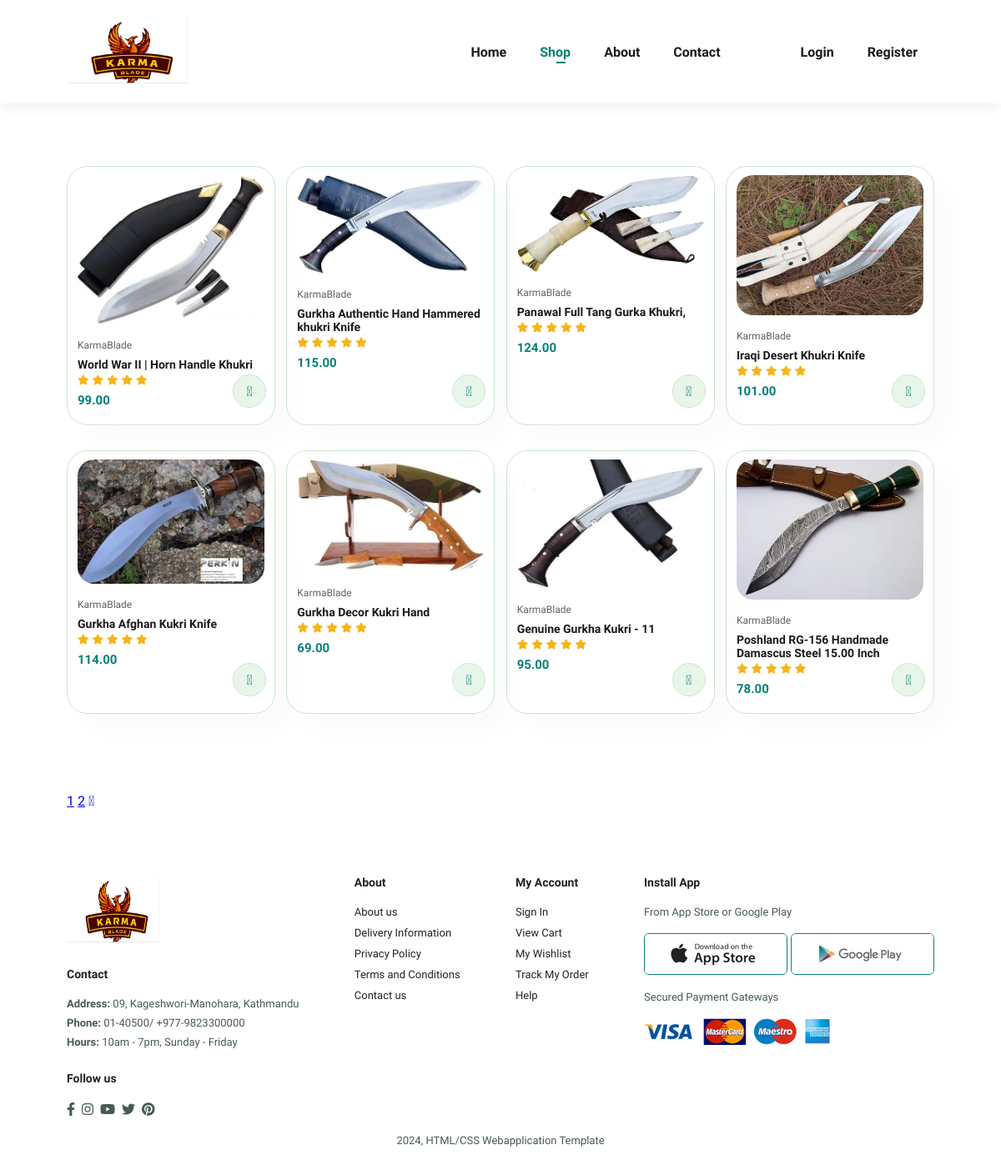
The app's page /shop/ with its own data.
### shop/models.py (models this page shows)
class Product(models.Model):
    product_name=models.CharField(max_length=50 )
    product_detail=models.TextField()
    product_price=models.DecimalField(max_digits=10, decimal_places=2)
    product_image=models.ImageField(upload_to='product_images/')

### KarmaBlade/views.py (the view)
# urls.py: path('shop/', views.shop, name='shop'),
def shop(request):
    ProductData=Product.objects.all()
    data={
        'ProductData': ProductData
    }
    return render(request,'shop.html', data)

### template/shop.html
{%extends 'base.html' %}
{% load static %}
{% block content %}
        <section id="product1" class="section-p1">
            <div class="pro-container">
                {% for n in ProductData %}
                <div class="pro" onclick="window.location.href='sproduct.html';">
                    <img src='{% static n.product_image.url %}' alt="">
                    <div class="des">
                        <span>KarmaBlade</span>
                        <h5>{{n.product_name}}</h5>
                        <div class="star">
                            <i class="fas fa-star"></i>
                            <i class="fas fa-star"></i>
                            <i class="fas fa-star"></i>
                            <i class="fas fa-star"></i>
                            <i class="fas fa-star"></i>
                        </div>
                        <h4>{{n.product_price}}</h4>
                    </div>
                    <a href="#"> <i class="fal fa-shopping-cart cart"></i></a>
                </div>
               {% endfor %}
            </div>
        </section>
        <section id="pagination" class="section-p1">
            <a href="#">1</a>
            <a href="#">2</a>
            <a href="#"><i class="fal fa-long-arrow-alt-right"></i></a>
        </section>
        {% endblock %}

### template/base.html
{% include 'header.html' %}
{% block content%}
{% endblock%}
{% include 'footer.html' %}

### template/header.html (shortened to what this page needs)
<!DOCTYPE html>
<html lang="en">
    <head>
        <link rel="stylesheet" href="https://pro.fontawesome.com/releases/v5.10.0/css/all.css" />
        <link rel="stylesheet" href="/static/css/style.css">
    </head>
    <body>
        <section id="header">
            <a href="#"> <img src="/static/img/logo.png" alt="" class="logo"></a>
            <div>
                <ul id="navbar">
                <li><a class="{% if request.path == '/' %} active {% endif %}" href= "{% url 'home' %}">Home</a></li>
                <li><a class="{% if request.path == '/shop/' %} active {% endif %}" href="{% url 'shop' %}">Shop</a></li>
                <li><a class="{% if request.path == '/about/' %} active {% endif %}" href="{% url 'about' %}">About</a></li>
                <li><a class="{% if request.path == '/contact/' %} active {% endif %}" href="{% url 'contact' %}">Contact</a></li>
                <li id="lg-bag"><a class="{% if request.path == '/cart/' %} active {% endif %}" href="{% url 'cart' %}"><i class="far fa-shopping-bag"></i></a></li>
                <li ><a class="{% if request.path == '/login/' %} active {% endif %}" href="{% url 'login' %}">Login</a></li>
                <li ><a class="{% if request.path == '/register/' %} active {% endif %}" href="{% url 'register' %}">Register</a></li>
                </ul>
            </div>
        </section>

### template/footer.html (shortened to what this page needs)
<footer class="section-p1">
    <div class="col">
        <img class="logo" src="/static/img/logo.png" alt="">
        <h4>Contact</h4>
        <p><strong>Address:</strong> 09, Kageshwori-Manohara, Kathmandu</p>
        <p><strong>Phone:</strong> 01-40500/ +977-9823300000</p>
        <p><strong>Hours:</strong> 10am - 7pm, Sunday - Friday</p>
        <div class="follow">
            <h4>Follow us</h4>
            <div class="icon">
                <i class="fab fa-facebook-f"></i>
                <i class="fab fa-instagram"></i>
                <i class="fab fa-youtube"></i>
                <i class="fab fa-twitter"></i>
                <i class="fab fa-pinterest"></i>
            </div>
        </div>
    </div>
    <div class="col">
        <h4>About</h4>
        <a href="#">About us</a>
        <a href="#">Delivery Information</a>
        <a href="#">Privacy Policy</a>
        <a href="#">Terms and Conditions</a>
        <a href="#">Contact us</a>
    </div>
    <div class="col">
        <h4>My Account</h4>
        <a href="#">Sign In</a>
        <a href="#">View Cart</a>
        <a href="#">My Wishlist</a>
        <a href="#">Track My Order</a>
        <a href="#">Help</a>
    </div>
    <div class="col install">
        <h4>Install App</h4>
        <p>From App Store or Google Play</p>
        <div class="row">
            <img src="/static/img/pay/app.jpg" alt="">
            <img src="/static/img/pay/play.jpg" alt="">
        </div>
        <p>Secured Payment Gateways</p>
        <img src="/static/img/pay/pay.png" alt="">
    </div>
    <div class="copyright">
        <p>2024, HTML/CSS Webapplication Template</p>
    </div>
</footer>
</body>
</html>

### static/css/style.css (style rules this page uses)
* { margin: 0; padding: 0; box-sizing: border-box; font-family: "Spartan", sans-serif; }
html { scroll-behavior: smooth; }
h4 { font-size: 20px; color: #222; }
p { font-size: 16px; color: #465b52; margin: 15px 0 20px 0; }
.section-p1 { padding: 40px 80px; }
body { width: 100%; }
#header { display: flex; align-items: center; justify-content: space-between; padding: 20px 80px; background: #fff; box-shadow: 0 5px 15px rgb(0, 0, 0, 0.06); z-index: 999; position: sticky; top: 0; left: 0; }
#header .logo { width:100%; height: 10vh; outline: none; }
#navbar { display: flex; align-items: center; justify-content: center; }
#navbar li { list-style: none; padding: 0 20px; }
#navbar li a { text-decoration: none; position: relative; font-size: 16px; font-weight: 600; color: #1a1a1a; transition: 0.3s ease; }
#navbar li a i { color: #000; }
#navbar li a:hover, #navbar li a.active { color: #088178; }
#navbar li a.active::after, #navbar li a:hover::after { content: ""; width: 30%; height: 2px; position: absolute; background: #088178; bottom: -4px; left: 20px; }
#product1 { text-align: center; }
#product1 .pro-container { display: flex; justify-content: space-between; padding-top: 20px; flex-wrap: wrap; }
#product1 .pro { width: 23%; min-width: 250px; padding: 10px 12px; border: 1px solid #cce7d0; border-radius: 25px; cursor: pointer; box-shadow: 20px 20px 30px rgb(0, 0, 0, 0.02); margin: 15px 0; transition: 0.2s ease; position: relative; }
#product1 .pro img { width: 100%; border-radius: 20px; }
#product1 .pro .des { text-align: start; padding: 10px 0; }
#product1 .pro .des span { color: #606063; font-size: 12px; }
#product1 .pro .des h5 { padding-top: 7px; color: #1a1a1a; font-size: 14px; }
#product1 .pro .des i { font-size: 12px; color: rgb(243, 181, 25); }
#product1 .pro .des h4 { padding-top: 7px; color: #088178; font-size: 15px; font-weight: 700; }
#product1 .pro .cart { width: 40px; height: 40px; line-height: 40px; border-radius: 50px; background-color: #e8f6ea; color: #088178; font-weight: 500; border: 1px solid #cce7d0; position: absolute; bottom: 20px; right: 10px; }
footer { display: flex; justify-content: space-between; flex-wrap: wrap; }
footer .col { display: flex; align-items: flex-start; flex-direction: column; margin-bottom: 20px; }
footer .logo { width:40%; height: 10vh; outline: none; margin-bottom: 30px; }
footer h4 { font-size: 14px; padding-bottom: 20px; }
footer p { font-size: 13px; margin: 0 0 8px 0; }
footer a { font-size: 13px; text-decoration: none; color: #222; margin-bottom: 10px; }
footer .follow { margin-top: 20px; }
footer .follow i { color: #465b52; padding-right: 4px; cursor: pointer; }
footer .install .row img { border: 1px solid #088178; border-radius: 6px; }
footer .install img { margin: 10px 0 15px 0; }
footer .copyright { width: 100%; text-align: center; }

### records on screen
Product: product_image (picture), product_name "World War II | Horn Handle Khukri", product_price "99.00"
Product: product_image (picture), product_name "Gurkha Authentic Hand Hammered khukri Knife", product_price "115.00"
Product: product_image (picture), product_name "Panawal Full Tang Gurka Khukri,", product_price "124.00"
Product: product_image (picture), product_name "Iraqi Desert Khukri Knife", product_price "101.00"
Product: product_image (picture), product_name "Gurkha Afghan Kukri Knife", product_price "114.00"
Product: product_image (picture), product_name "Gurkha Decor Kukri Hand", product_price "69.00"
Product: product_image (picture), product_name "Genuine Gurkha Kukri - 11", product_price "95.00"
Product: product_image (picture), product_name "Poshland RG-156 Handmade Damascus Steel 15.00 Inch", product_price "78.00"
